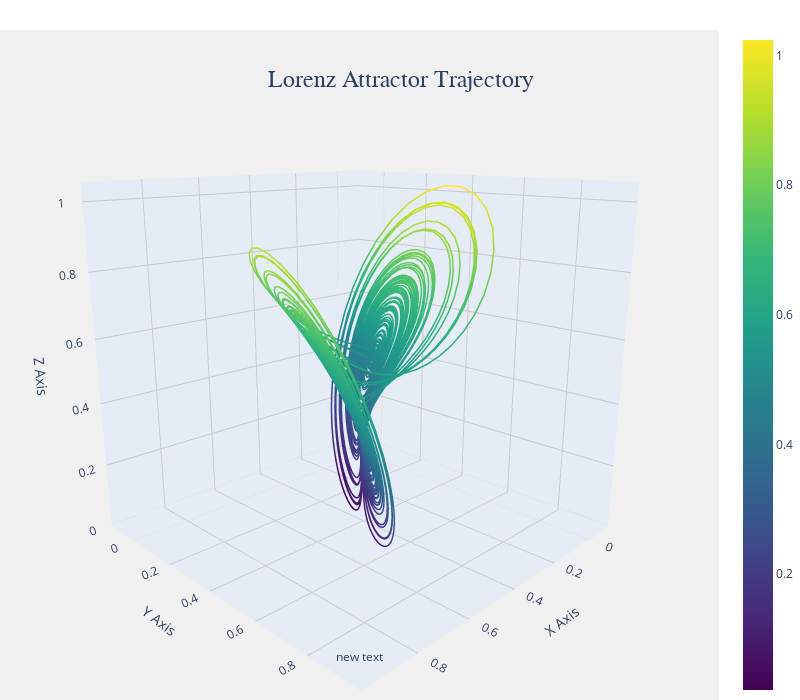

The notebook cell this image was saved under:
### Code cell
import plotly.graph_objects as go

# Create the figure
fig = go.Figure(data=[go.Scatter3d(
    x=predictions[:,0].numpy(), 
    y=predictions[:,1].numpy(), 
    z=predictions[:,2].numpy(),
    mode='lines',
    line=dict(
        color=predictions[:,2].numpy(),  # Color by z-value for depth
        colorscale='Viridis',            # Use a pretty colormap
        width=3,                         # Slightly thicker line
        showscale=True                   # Show color scale bar
    ),
    hoverinfo='none'                    # Cleaner hover
)])

# Update layout for better aesthetics
fig.update_layout(
    title={
        'text': 'Lorenz Attractor Trajectory',
        'y':0.9,
        'x':0.5,
        'xanchor': 'center',
        'yanchor': 'top',
        'font': dict(size=24, family='Arial')
    },
    scene=dict(
        xaxis_title='X Axis',
        yaxis_title='Y Axis',
        zaxis_title='Z Axis',
        xaxis=dict(gridcolor='rgb(200, 200, 200)', showbackground=True),
        yaxis=dict(gridcolor='rgb(200, 200, 200)', showbackground=True),
        zaxis=dict(gridcolor='rgb(200, 200, 200)', showbackground=True),
        bgcolor='rgb(240, 240, 240)',
        camera=dict(
            eye=dict(x=1.5, y=1.5, z=0.6)  # Better viewing angle
        )
    ),
    margin=dict(l=0, r=0, b=0, t=30),  # Tight margins
    paper_bgcolor='white',
    height=700,                        # Larger figure
    width=800
)

# Add annotations
fig.update_layout(
    annotations=[
        dict(
            text=None,
            x=0.5,
            y=0.05,
            xref="paper",
            yref="paper",
            showarrow=False,
            font=dict(size=12)
        )
    ]
)

fig.show()

### Figure 1 — Plotly figure (JSON) as saved in the notebook; plotly's stock layout.template omitted (floating-point values rounded to 4 significant figures; data arrays with more than 128 entries replaced by an {"elided": "..."} marker saying what was removed)
{"data": [{"hoverinfo": "none", "line": {"color": {"elided": "10000 float values"}, "colorscale": [[0, "#440154"], [0.1111, "#482878"], [0.2222, "#3e4989"], [0.3333, "#31688e"], [0.4444, "#26828e"], [0.5556, "#1f9e89"], [0.6667, "#35b779"], [0.7778, "#6ece58"], [0.8889, "#b5de2b"], [1, "#fde725"]], "showscale": true, "width": 3}, "mode": "lines", "type": "scatter3d", "x": {"elided": "10000 float values"}, "y": {"elided": "10000 float values"}, "z": {"elided": "10000 float values"}}], "layout": {"annotations": [{"font": {"size": 12}, "showarrow": false, "x": 0.5, "xref": "paper", "y": 0.05, "yref": "paper"}], "height": 700, "margin": {"b": 0, "l": 0, "r": 0, "t": 30}, "paper_bgcolor": "white", "scene": {"bgcolor": "rgb(240, 240, 240)", "camera": {"eye": {"x": 1.5, "y": 1.5, "z": 0.6}}, "xaxis": {"gridcolor": "rgb(200, 200, 200)", "showbackground": true, "title": {"text": "X Axis"}}, "yaxis": {"gridcolor": "rgb(200, 200, 200)", "showbackground": true, "title": {"text": "Y Axis"}}, "zaxis": {"gridcolor": "rgb(200, 200, 200)", "showbackground": true, "title": {"text": "Z Axis"}}}, "title": {"font": {"family": "Arial", "size": 24}, "text": "Lorenz Attractor Trajectory", "x": 0.5, "xanchor": "center", "y": 0.9, "yanchor": "top"}, "width": 800}}
